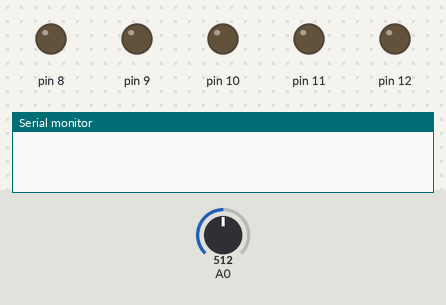
Bench run of a sketch on a simulated Arduino Uno, built with avr-gcc and run on an emulated ATmega328P. Parts: output pins drawn as LEDs (lit = HIGH), the last lines printed to the serial monitor. The inputs (shaded band) are chosen by the test bench; at power-on: A0 = 512.

Above: at 0.1 s.
At 1.2 s:
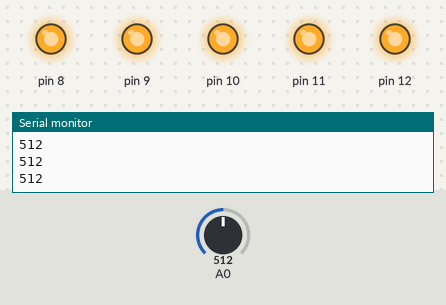
Timing chart, 0 to 2.7 s (numbered marks = the images above):
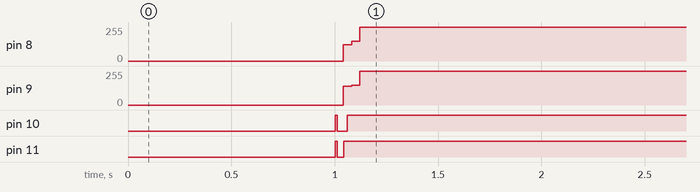

Measured:
- by itself, pin 8: 121/255 → 255/255 at 1.1 s
- by itself, pin 9: 142/255 → 255/255 at 1.1 s

The sketch:

r-2r.ino
```cpp
void setup() {
 int i;
 int y;
 Serial.begin(9600);
 delay(1000);
 Serial.print("HELLO THERE\n");
 // wait for Serial to finish setting up
 for (i=8;i<=12;i++) {
 pinMode(i,OUTPUT);
 }
 pinMode(A0,INPUT);
 for (i=0;i<32;i+=1) {
 PORTB=i;
 y=analogRead(A0);
//  Serial.print(i);
//  Serial.print('\t');
 Serial.print(y);
 Serial.print('\n');
 }
}

void loop() {
}
```
